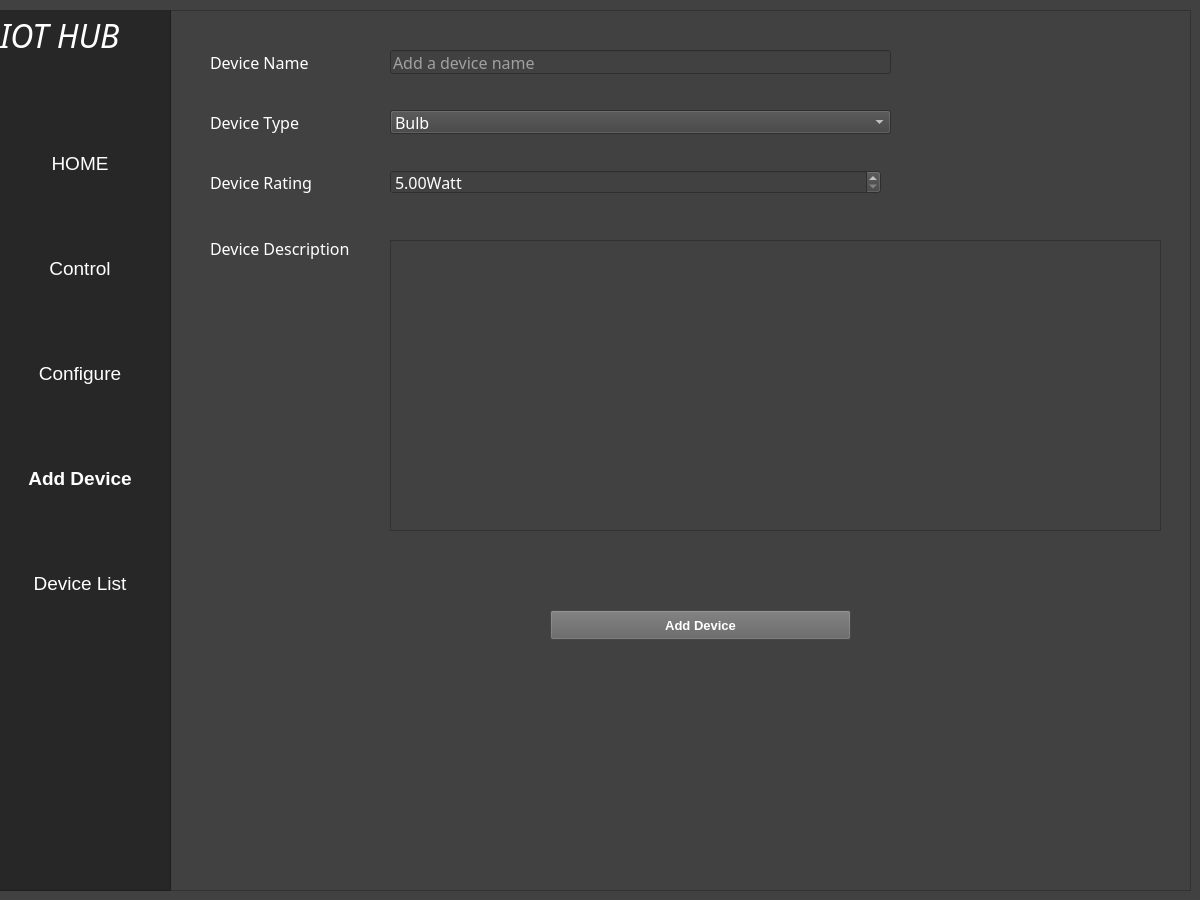
<?xml version="1.0" encoding="UTF-8"?>
<ui version="4.0">
 <class>MainWindow</class>
 <widget class="QMainWindow" name="MainWindow">
  <property name="geometry">
   <rect>
    <x>0</x>
    <y>0</y>
    <width>1200</width>
    <height>900</height>
   </rect>
  </property>
  <property name="windowTitle">
   <string>MainWindow</string>
  </property>
  <property name="styleSheet">
   <string notr="true">
background-color: rgb(65, 65, 65);
</string>
  </property>
  <widget class="QWidget" name="MainWidget">
   <widget class="QFrame" name="frame">
    <property name="geometry">
     <rect>
      <x>0</x>
      <y>10</y>
      <width>1191</width>
      <height>881</height>
     </rect>
    </property>
    <property name="frameShape">
     <enum>QFrame::StyledPanel</enum>
    </property>
    <property name="frameShadow">
     <enum>QFrame::Raised</enum>
    </property>
    <widget class="QLabel" name="NameLabel">
     <property name="geometry">
      <rect>
       <x>210</x>
       <y>40</y>
       <width>111</width>
       <height>24</height>
      </rect>
     </property>
     <property name="font">
      <font>
       <family>Mongolian Baiti</family>
       <pointsize>12</pointsize>
       <weight>50</weight>
       <italic>false</italic>
       <bold>false</bold>
      </font>
     </property>
     <property name="styleSheet">
      <string notr="true">font: 12pt &quot;Mongolian Baiti&quot;;
color: rgb(255, 255, 255);</string>
     </property>
     <property name="text">
      <string>Device Name</string>
     </property>
    </widget>
    <widget class="QTextEdit" name="description">
     <property name="geometry">
      <rect>
       <x>390</x>
       <y>230</y>
       <width>771</width>
       <height>291</height>
      </rect>
     </property>
     <property name="font">
      <font>
       <family>Mongolian Baiti</family>
       <pointsize>12</pointsize>
       <weight>50</weight>
       <italic>false</italic>
       <bold>false</bold>
      </font>
     </property>
     <property name="styleSheet">
      <string notr="true">font: 12pt &quot;Mongolian Baiti&quot;;
color: rgb(255, 255, 255);</string>
     </property>
     <property name="frameShape">
      <enum>QFrame::StyledPanel</enum>
     </property>
     <property name="frameShadow">
      <enum>QFrame::Raised</enum>
     </property>
    </widget>
    <widget class="QLabel" name="deviceTypeLabel">
     <property name="geometry">
      <rect>
       <x>210</x>
       <y>100</y>
       <width>103</width>
       <height>24</height>
      </rect>
     </property>
     <property name="font">
      <font>
       <family>Mongolian Baiti</family>
       <pointsize>12</pointsize>
       <weight>50</weight>
       <italic>false</italic>
       <bold>false</bold>
      </font>
     </property>
     <property name="styleSheet">
      <string notr="true">font: 12pt &quot;Mongolian Baiti&quot;;
color: rgb(255, 255, 255);</string>
     </property>
     <property name="text">
      <string>Device Type</string>
     </property>
    </widget>
    <widget class="QLabel" name="loadTypeLabel">
     <property name="geometry">
      <rect>
       <x>210</x>
       <y>160</y>
       <width>118</width>
       <height>24</height>
      </rect>
     </property>
     <property name="font">
      <font>
       <family>Mongolian Baiti</family>
       <pointsize>12</pointsize>
       <weight>50</weight>
       <italic>false</italic>
       <bold>false</bold>
      </font>
     </property>
     <property name="styleSheet">
      <string notr="true">font: 12pt &quot;Mongolian Baiti&quot;;
color: rgb(255, 255, 255);</string>
     </property>
     <property name="text">
      <string>Device Rating</string>
     </property>
    </widget>
    <widget class="QDoubleSpinBox" name="doubleSpinBox">
     <property name="geometry">
      <rect>
       <x>390</x>
       <y>160</y>
       <width>491</width>
       <height>24</height>
      </rect>
     </property>
     <property name="font">
      <font>
       <family>Mongolian Baiti</family>
       <pointsize>12</pointsize>
       <weight>50</weight>
       <italic>false</italic>
       <bold>false</bold>
      </font>
     </property>
     <property name="styleSheet">
      <string notr="true">font: 12pt &quot;Mongolian Baiti&quot;;
border-color: rgb(0, 0, 127);
color: rgb(255, 255, 255);</string>
     </property>
     <property name="suffix">
      <string>Watt</string>
     </property>
     <property name="minimum">
      <double>5.000000000000000</double>
     </property>
     <property name="maximum">
      <double>150.990000000000009</double>
     </property>
    </widget>
    <widget class="QLineEdit" name="NameEdit">
     <property name="geometry">
      <rect>
       <x>390</x>
       <y>40</y>
       <width>501</width>
       <height>24</height>
      </rect>
     </property>
     <property name="font">
      <font>
       <family>Mongolian Baiti</family>
       <pointsize>12</pointsize>
       <weight>50</weight>
       <italic>false</italic>
       <bold>false</bold>
      </font>
     </property>
     <property name="styleSheet">
      <string notr="true">font: 12pt &quot;Mongolian Baiti&quot;;
selection-color: rgb(0, 0, 127);
border-color: rgb(0, 0, 0);
color: rgb(255, 255, 255);</string>
     </property>
     <property name="cursorPosition">
      <number>0</number>
     </property>
     <property name="placeholderText">
      <string>Add a device name</string>
     </property>
    </widget>
    <widget class="QComboBox" name="DeviceTypeCombo">
     <property name="geometry">
      <rect>
       <x>390</x>
       <y>100</y>
       <width>501</width>
       <height>24</height>
      </rect>
     </property>
     <property name="font">
      <font>
       <family>Mongolian Baiti</family>
       <pointsize>12</pointsize>
       <weight>50</weight>
       <italic>false</italic>
       <bold>false</bold>
      </font>
     </property>
     <property name="styleSheet">
      <string notr="true">font: 12pt &quot;Mongolian Baiti&quot;;
color: rgb(255, 255, 255);</string>
     </property>
     <item>
      <property name="text">
       <string>Bulb</string>
      </property>
     </item>
     <item>
      <property name="text">
       <string>Fan</string>
      </property>
     </item>
     <item>
      <property name="text">
       <string>Screen</string>
      </property>
     </item>
     <item>
      <property name="text">
       <string>Charger</string>
      </property>
     </item>
     <item>
      <property name="text">
       <string>Speaker</string>
      </property>
     </item>
     <item>
      <property name="text">
       <string>RGB Strip</string>
      </property>
     </item>
     <item>
      <property name="text">
       <string>LED Bulb</string>
      </property>
     </item>
     <item>
      <property name="text">
       <string>Lamp</string>
      </property>
     </item>
     <item>
      <property name="text">
       <string>Tubelight</string>
      </property>
     </item>
     <item>
      <property name="text">
       <string>Camera</string>
      </property>
     </item>
     <item>
      <property name="text">
       <string>Some other small appliance</string>
      </property>
     </item>
    </widget>
    <widget class="QLabel" name="DescriptionLabel">
     <property name="geometry">
      <rect>
       <x>210</x>
       <y>220</y>
       <width>160</width>
       <height>36</height>
      </rect>
     </property>
     <property name="font">
      <font>
       <family>Mongolian Baiti</family>
       <pointsize>12</pointsize>
       <weight>50</weight>
       <italic>false</italic>
       <bold>false</bold>
      </font>
     </property>
     <property name="styleSheet">
      <string notr="true">font: 12pt &quot;Mongolian Baiti&quot;;
color: rgb(255, 255, 255);</string>
     </property>
     <property name="text">
      <string>Device Description</string>
     </property>
    </widget>
    <widget class="QPushButton" name="AddBtn">
     <property name="geometry">
      <rect>
       <x>550</x>
       <y>600</y>
       <width>301</width>
       <height>30</height>
      </rect>
     </property>
     <property name="font">
      <font>
       <pointsize>10</pointsize>
       <weight>75</weight>
       <bold>true</bold>
      </font>
     </property>
     <property name="styleSheet">
      <string notr="true">color: rgb(255, 255, 255);
background-color: rgb(98, 98, 98);
</string>
     </property>
     <property name="text">
      <string>Add Device</string>
     </property>
    </widget>
    <widget class="QFrame" name="frame_3">
     <property name="geometry">
      <rect>
       <x>-10</x>
       <y>-10</y>
       <width>181</width>
       <height>891</height>
      </rect>
     </property>
     <property name="styleSheet">
      <string notr="true">
background-color: rgb(39, 39, 39);</string>
     </property>
     <property name="frameShape">
      <enum>QFrame::StyledPanel</enum>
     </property>
     <property name="frameShadow">
      <enum>QFrame::Raised</enum>
     </property>
     <widget class="QLabel" name="label_4">
      <property name="geometry">
       <rect>
        <x>10</x>
        <y>20</y>
        <width>151</width>
        <height>31</height>
       </rect>
      </property>
      <property name="font">
       <font>
        <family>Monotype Corsiva</family>
        <pointsize>24</pointsize>
        <weight>50</weight>
        <italic>true</italic>
        <bold>false</bold>
       </font>
      </property>
      <property name="styleSheet">
       <string notr="true">color: rgb(255, 255, 255);</string>
      </property>
      <property name="frameShadow">
       <enum>QFrame::Plain</enum>
      </property>
      <property name="text">
       <string>IOT HUB</string>
      </property>
     </widget>
     <widget class="QLabel" name="label_5">
      <property name="geometry">
       <rect>
        <x>30</x>
        <y>110</y>
        <width>121</width>
        <height>21</height>
       </rect>
      </property>
      <property name="font">
       <font>
        <pointsize>14</pointsize>
        <weight>75</weight>
        <bold>true</bold>
       </font>
      </property>
      <property name="styleSheet">
       <string notr="true">color: rgb(255, 255, 255);</string>
      </property>
      <property name="frameShadow">
       <enum>QFrame::Plain</enum>
      </property>
      <property name="text">
       <string/>
      </property>
     </widget>
     <widget class="QWidget" name="verticalLayoutWidget_2">
      <property name="geometry">
       <rect>
        <x>10</x>
        <y>80</y>
        <width>160</width>
        <height>591</height>
       </rect>
      </property>
      <layout class="QVBoxLayout" name="verticalLayout_3">
       <item>
        <widget class="QPushButton" name="home">
         <property name="font">
          <font>
           <pointsize>14</pointsize>
          </font>
         </property>
         <property name="styleSheet">
          <string notr="true">color: rgb(255, 255, 255);</string>
         </property>
         <property name="text">
          <string>HOME</string>
         </property>
         <property name="flat">
          <bool>true</bool>
         </property>
        </widget>
       </item>
       <item>
        <widget class="QPushButton" name="control">
         <property name="font">
          <font>
           <pointsize>14</pointsize>
          </font>
         </property>
         <property name="styleSheet">
          <string notr="true">color: rgb(255, 255, 255);</string>
         </property>
         <property name="text">
          <string>Control</string>
         </property>
         <property name="flat">
          <bool>true</bool>
         </property>
        </widget>
       </item>
       <item>
        <widget class="QPushButton" name="configure">
         <property name="font">
          <font>
           <pointsize>14</pointsize>
          </font>
         </property>
         <property name="styleSheet">
          <string notr="true">color: rgb(255, 255, 255);</string>
         </property>
         <property name="text">
          <string>Configure</string>
         </property>
         <property name="flat">
          <bool>true</bool>
         </property>
        </widget>
       </item>
       <item>
        <widget class="QPushButton" name="add_device">
         <property name="font">
          <font>
           <pointsize>14</pointsize>
           <weight>75</weight>
           <bold>true</bold>
          </font>
         </property>
         <property name="styleSheet">
          <string notr="true">color: rgb(255, 255, 255);</string>
         </property>
         <property name="text">
          <string>Add Device</string>
         </property>
         <property name="flat">
          <bool>true</bool>
         </property>
        </widget>
       </item>
       <item>
        <widget class="QPushButton" name="device_list">
         <property name="font">
          <font>
           <pointsize>14</pointsize>
          </font>
         </property>
         <property name="styleSheet">
          <string notr="true">color: rgb(255, 255, 255);</string>
         </property>
         <property name="text">
          <string>Device List</string>
         </property>
         <property name="flat">
          <bool>true</bool>
         </property>
        </widget>
       </item>
      </layout>
     </widget>
    </widget>
   </widget>
  </widget>
 </widget>
 <resources/>
 <connections/>
</ui>
